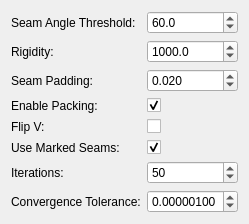
         <widget class="QWidget" name="page_ARAP">
          <layout class="QFormLayout" name="formLayout_ARAP">
           <item row="0" column="0">
            <widget class="QLabel" name="label_AngleThreshold_ARAP">
             <property name="text">
              <string>Seam Angle Threshold:</string>
             </property>
            </widget>
           </item>
           <item row="0" column="1">
            <widget class="QDoubleSpinBox" name="spinBox_AngleThreshold_ARAP">
             <property name="toolTip">
              <string>&lt;html&gt;&lt;head/&gt;&lt;body&gt;&lt;p&gt;Dihedral angle (degrees) above which an edge is treated as a seam, same as Angle-Based&lt;/p&gt;&lt;/body&gt;&lt;/html&gt;</string>
             </property>
             <property name="decimals">
              <number>1</number>
             </property>
             <property name="minimum">
              <double>1.000000000000000</double>
             </property>
             <property name="maximum">
              <double>179.000000000000000</double>
             </property>
             <property name="value">
              <double>60.000000000000000</double>
             </property>
            </widget>
           </item>
           <item row="1" column="0">
            <widget class="QLabel" name="label_Rigidity_ARAP">
             <property name="text">
              <string>Rigidity:</string>
             </property>
            </widget>
           </item>
           <item row="1" column="1">
            <widget class="QDoubleSpinBox" name="spinBox_Rigidity_ARAP">
             <property name="toolTip">
              <string>&lt;html&gt;&lt;head/&gt;&lt;body&gt;&lt;p&gt;Balances local shape preservation against the free-boundary solve. Higher biases toward preserving the boundary shape; lower toward local rigidity.&lt;/p&gt;&lt;/body&gt;&lt;/html&gt;</string>
             </property>
             <property name="decimals">
              <number>1</number>
             </property>
             <property name="minimum">
              <double>0.100000000000000</double>
             </property>
             <property name="maximum">
              <double>1000000.000000000000000</double>
             </property>
             <property name="singleStep">
              <double>100.000000000000000</double>
             </property>
             <property name="value">
              <double>1000.000000000000000</double>
             </property>
            </widget>
           </item>
           <item row="2" column="0">
            <widget class="QLabel" name="label_SeamPadding_ARAP">
             <property name="text">
              <string>Seam Padding:</string>
             </property>
            </widget>
           </item>
           <item row="2" column="1">
            <widget class="QDoubleSpinBox" name="spinBox_SeamPadding_ARAP">
             <property name="toolTip">
              <string>Padding around packed UV islands</string>
             </property>
             <property name="decimals">
              <number>3</number>
             </property>
             <property name="maximum">
              <double>0.500000000000000</double>
             </property>
             <property name="singleStep">
              <double>0.010000000000000</double>
             </property>
             <property name="value">
              <double>0.020000000000000</double>
             </property>
            </widget>
           </item>
           <item row="3" column="0">
            <widget class="QLabel" name="label_EnablePacking_ARAP">
             <property name="text">
              <string>Enable Packing:</string>
             </property>
            </widget>
           </item>
           <item row="3" column="1">
            <widget class="QCheckBox" name="checkBox_EnablePacking_ARAP">
             <property name="toolTip">
              <string>Automatically pack UV islands into 0-1 space</string>
             </property>
             <property name="text">
              <string/>
             </property>
             <property name="checked">
              <bool>true</bool>
             </property>
            </widget>
           </item>
           <item row="4" column="0">
            <widget class="QLabel" name="label_FlipV_ARAP">
             <property name="text">
              <string>Flip V:</string>
             </property>
            </widget>
           </item>
           <item row="4" column="1">
            <widget class="QCheckBox" name="checkBox_FlipV_ARAP">
             <property name="text">
              <string/>
             </property>
            </widget>
           </item>
           <item row="5" column="0">
            <widget class="QLabel" name="label_UseMarkedSeams_ARAP">
             <property name="text">
              <string>Use Marked Seams:</string>
             </property>
            </widget>
           </item>
           <item row="5" column="1">
            <widget class="QCheckBox" name="checkBox_UseMarkedSeams_ARAP">
             <property name="toolTip">
              <string>&lt;html&gt;&lt;head/&gt;&lt;body&gt;&lt;p&gt;Force manually-marked edges (Mark Seams above) into the seam set, in addition to the automatic angle-threshold detection&lt;/p&gt;&lt;/body&gt;&lt;/html&gt;</string>
             </property>
             <property name="text">
              <string/>
             </property>
             <property name="checked">
              <bool>true</bool>
             </property>
            </widget>
           </item>
           <item row="6" column="0">
            <widget class="QLabel" name="label_Iterations_ARAP">
             <property name="text">
              <string>Iterations:</string>
             </property>
            </widget>
           </item>
           <item row="6" column="1">
            <widget class="QSpinBox" name="spinBox_Iterations_ARAP">
             <property name="toolTip">
              <string>&lt;html&gt;&lt;head/&gt;&lt;body&gt;&lt;p&gt;Maximum number of local/global energy-minimization passes. CGAL's own default is 50.&lt;/p&gt;&lt;/body&gt;&lt;/html&gt;</string>
             </property>
             <property name="minimum">
              <number>1</number>
             </property>
             <property name="maximum">
              <number>500</number>
             </property>
             <property name="value">
              <number>50</number>
             </property>
            </widget>
           </item>
           <item row="7" column="0">
            <widget class="QLabel" name="label_Tolerance_ARAP">
             <property name="text">
              <string>Convergence Tolerance:</string>
             </property>
            </widget>
           </item>
           <item row="7" column="1">
            <widget class="QDoubleSpinBox" name="spinBox_Tolerance_ARAP">
             <property name="toolTip">
              <string>&lt;html&gt;&lt;head/&gt;&lt;body&gt;&lt;p&gt;Minimal energy difference between passes before the minimization loop exits early. CGAL's own default is 0.000001.&lt;/p&gt;&lt;/body&gt;&lt;/html&gt;</string>
             </property>
             <property name="decimals">
              <number>8</number>
             </property>
             <property name="minimum">
              <double>0.000000010000000</double>
             </property>
             <property name="maximum">
              <double>0.010000000000000</double>
             </property>
             <property name="singleStep">
              <double>0.000001000000000</double>
             </property>
             <property name="value">
              <double>0.000001000000000</double>
             </property>
            </widget>
           </item>
          </layout>
         </widget>
